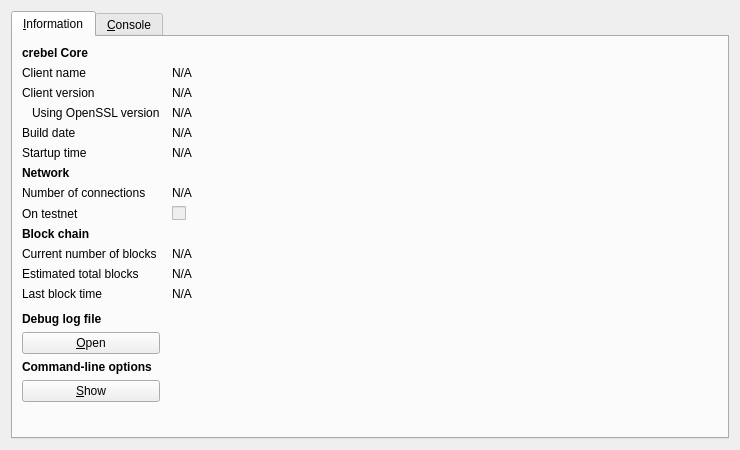
<?xml version="1.0" encoding="UTF-8"?>
<ui version="4.0">
 <class>RPCConsole</class>
 <widget class="QDialog" name="RPCConsole">
  <property name="geometry">
   <rect>
    <x>0</x>
    <y>0</y>
    <width>740</width>
    <height>450</height>
   </rect>
  </property>
  <property name="windowTitle">
   <string>crebel - Debug window</string>
  </property>
  <layout class="QVBoxLayout" name="verticalLayout_2">
   <item>
    <widget class="QTabWidget" name="tabWidget">
     <property name="currentIndex">
      <number>0</number>
     </property>
     <widget class="QWidget" name="tab_info">
      <attribute name="title">
       <string>&amp;Information</string>
      </attribute>
      <layout class="QGridLayout" name="gridLayout" columnstretch="0,1">
       <property name="horizontalSpacing">
        <number>12</number>
       </property>
       <item row="0" column="0">
        <widget class="QLabel" name="label_9">
         <property name="font">
          <font>
           <weight>75</weight>
           <bold>true</bold>
          </font>
         </property>
         <property name="text">
          <string>crebel Core</string>
         </property>
        </widget>
       </item>
       <item row="1" column="0">
        <widget class="QLabel" name="label_5">
         <property name="text">
          <string>Client name</string>
         </property>
        </widget>
       </item>
       <item row="1" column="1">
        <widget class="QLabel" name="clientName">
         <property name="cursor">
          <cursorShape>IBeamCursor</cursorShape>
         </property>
         <property name="text">
          <string>N/A</string>
         </property>
         <property name="textFormat">
          <enum>Qt::PlainText</enum>
         </property>
         <property name="textInteractionFlags">
          <set>Qt::LinksAccessibleByMouse|Qt::TextSelectableByKeyboard|Qt::TextSelectableByMouse</set>
         </property>
        </widget>
       </item>
       <item row="2" column="0">
        <widget class="QLabel" name="label_6">
         <property name="text">
          <string>Client version</string>
         </property>
        </widget>
       </item>
       <item row="2" column="1">
        <widget class="QLabel" name="clientVersion">
         <property name="cursor">
          <cursorShape>IBeamCursor</cursorShape>
         </property>
         <property name="text">
          <string>N/A</string>
         </property>
         <property name="textFormat">
          <enum>Qt::PlainText</enum>
         </property>
         <property name="textInteractionFlags">
          <set>Qt::LinksAccessibleByMouse|Qt::TextSelectableByKeyboard|Qt::TextSelectableByMouse</set>
         </property>
        </widget>
       </item>
       <item row="3" column="0">
        <widget class="QLabel" name="label_14">
         <property name="text">
          <string>Using OpenSSL version</string>
         </property>
         <property name="indent">
          <number>10</number>
         </property>
        </widget>
       </item>
       <item row="3" column="1">
        <widget class="QLabel" name="openSSLVersion">
         <property name="cursor">
          <cursorShape>IBeamCursor</cursorShape>
         </property>
         <property name="text">
          <string>N/A</string>
         </property>
         <property name="textFormat">
          <enum>Qt::PlainText</enum>
         </property>
         <property name="textInteractionFlags">
          <set>Qt::LinksAccessibleByMouse|Qt::TextSelectableByKeyboard|Qt::TextSelectableByMouse</set>
         </property>
        </widget>
       </item>
       <item row="4" column="0">
        <widget class="QLabel" name="label_12">
         <property name="text">
          <string>Build date</string>
         </property>
        </widget>
       </item>
       <item row="4" column="1">
        <widget class="QLabel" name="buildDate">
         <property name="cursor">
          <cursorShape>IBeamCursor</cursorShape>
         </property>
         <property name="text">
          <string>N/A</string>
         </property>
         <property name="textFormat">
          <enum>Qt::PlainText</enum>
         </property>
         <property name="textInteractionFlags">
          <set>Qt::LinksAccessibleByMouse|Qt::TextSelectableByKeyboard|Qt::TextSelectableByMouse</set>
         </property>
        </widget>
       </item>
       <item row="5" column="0">
        <widget class="QLabel" name="label_13">
         <property name="text">
          <string>Startup time</string>
         </property>
        </widget>
       </item>
       <item row="5" column="1">
        <widget class="QLabel" name="startupTime">
         <property name="cursor">
          <cursorShape>IBeamCursor</cursorShape>
         </property>
         <property name="text">
          <string>N/A</string>
         </property>
         <property name="textFormat">
          <enum>Qt::PlainText</enum>
         </property>
         <property name="textInteractionFlags">
          <set>Qt::LinksAccessibleByMouse|Qt::TextSelectableByKeyboard|Qt::TextSelectableByMouse</set>
         </property>
        </widget>
       </item>
       <item row="6" column="0">
        <widget class="QLabel" name="label_11">
         <property name="font">
          <font>
           <weight>75</weight>
           <bold>true</bold>
          </font>
         </property>
         <property name="text">
          <string>Network</string>
         </property>
        </widget>
       </item>
       <item row="7" column="0">
        <widget class="QLabel" name="label_7">
         <property name="text">
          <string>Number of connections</string>
         </property>
        </widget>
       </item>
       <item row="7" column="1">
        <widget class="QLabel" name="numberOfConnections">
         <property name="cursor">
          <cursorShape>IBeamCursor</cursorShape>
         </property>
         <property name="text">
          <string>N/A</string>
         </property>
         <property name="textFormat">
          <enum>Qt::PlainText</enum>
         </property>
         <property name="textInteractionFlags">
          <set>Qt::LinksAccessibleByMouse|Qt::TextSelectableByKeyboard|Qt::TextSelectableByMouse</set>
         </property>
        </widget>
       </item>
       <item row="8" column="0">
        <widget class="QLabel" name="label_8">
         <property name="text">
          <string>On testnet</string>
         </property>
        </widget>
       </item>
       <item row="8" column="1">
        <widget class="QCheckBox" name="isTestNet">
         <property name="enabled">
          <bool>false</bool>
         </property>
         <property name="text">
          <string/>
         </property>
        </widget>
       </item>
       <item row="9" column="0">
        <widget class="QLabel" name="label_10">
         <property name="font">
          <font>
           <weight>75</weight>
           <bold>true</bold>
          </font>
         </property>
         <property name="text">
          <string>Block chain</string>
         </property>
        </widget>
       </item>
       <item row="10" column="0">
        <widget class="QLabel" name="label_3">
         <property name="text">
          <string>Current number of blocks</string>
         </property>
        </widget>
       </item>
       <item row="10" column="1">
        <widget class="QLabel" name="numberOfBlocks">
         <property name="cursor">
          <cursorShape>IBeamCursor</cursorShape>
         </property>
         <property name="text">
          <string>N/A</string>
         </property>
         <property name="textFormat">
          <enum>Qt::PlainText</enum>
         </property>
         <property name="textInteractionFlags">
          <set>Qt::LinksAccessibleByMouse|Qt::TextSelectableByKeyboard|Qt::TextSelectableByMouse</set>
         </property>
        </widget>
       </item>
       <item row="11" column="0">
        <widget class="QLabel" name="label_4">
         <property name="text">
          <string>Estimated total blocks</string>
         </property>
        </widget>
       </item>
       <item row="11" column="1">
        <widget class="QLabel" name="totalBlocks">
         <property name="cursor">
          <cursorShape>IBeamCursor</cursorShape>
         </property>
         <property name="text">
          <string>N/A</string>
         </property>
         <property name="textFormat">
          <enum>Qt::PlainText</enum>
         </property>
         <property name="textInteractionFlags">
          <set>Qt::LinksAccessibleByMouse|Qt::TextSelectableByKeyboard|Qt::TextSelectableByMouse</set>
         </property>
        </widget>
       </item>
       <item row="12" column="0">
        <widget class="QLabel" name="label_2">
         <property name="text">
          <string>Last block time</string>
         </property>
        </widget>
       </item>
       <item row="12" column="1">
        <widget class="QLabel" name="lastBlockTime">
         <property name="cursor">
          <cursorShape>IBeamCursor</cursorShape>
         </property>
         <property name="text">
          <string>N/A</string>
         </property>
         <property name="textFormat">
          <enum>Qt::PlainText</enum>
         </property>
         <property name="textInteractionFlags">
          <set>Qt::LinksAccessibleByMouse|Qt::TextSelectableByKeyboard|Qt::TextSelectableByMouse</set>
         </property>
        </widget>
       </item>
       <item row="13" column="0">
        <spacer name="verticalSpacer_2">
         <property name="orientation">
          <enum>Qt::Vertical</enum>
         </property>
         <property name="sizeHint" stdset="0">
          <size>
           <width>20</width>
           <height>20</height>
          </size>
         </property>
        </spacer>
       </item>
       <item row="14" column="0">
        <widget class="QLabel" name="labelDebugLogfile">
         <property name="font">
          <font>
           <weight>75</weight>
           <bold>true</bold>
          </font>
         </property>
         <property name="text">
          <string>Debug log file</string>
         </property>
        </widget>
       </item>
       <item row="15" column="0">
        <widget class="QPushButton" name="openDebugLogfileButton">
         <property name="toolTip">
          <string>Open the crebel debug log file from the current data directory. This can take a few seconds for large log files.</string>
         </property>
         <property name="text">
          <string>&amp;Open</string>
         </property>
         <property name="autoDefault">
          <bool>false</bool>
         </property>
        </widget>
       </item>
       <item row="16" column="0">
        <widget class="QLabel" name="labelCLOptions">
         <property name="font">
          <font>
           <weight>75</weight>
           <bold>true</bold>
          </font>
         </property>
         <property name="text">
          <string>Command-line options</string>
         </property>
        </widget>
       </item>
       <item row="17" column="0">
        <widget class="QPushButton" name="showCLOptionsButton">
         <property name="toolTip">
          <string>Show the crebel-Qt help message to get a list with possible crebel command-line options.</string>
         </property>
         <property name="text">
          <string>&amp;Show</string>
         </property>
         <property name="autoDefault">
          <bool>false</bool>
         </property>
        </widget>
       </item>
       <item row="18" column="0">
        <spacer name="verticalSpacer">
         <property name="orientation">
          <enum>Qt::Vertical</enum>
         </property>
         <property name="sizeHint" stdset="0">
          <size>
           <width>20</width>
           <height>40</height>
          </size>
         </property>
        </spacer>
       </item>
      </layout>
     </widget>
     <widget class="QWidget" name="tab_console">
      <attribute name="title">
       <string>&amp;Console</string>
      </attribute>
      <layout class="QVBoxLayout" name="verticalLayout_3">
       <property name="spacing">
        <number>3</number>
       </property>
       <item>
        <widget class="QTextEdit" name="messagesWidget">
         <property name="minimumSize">
          <size>
           <width>0</width>
           <height>100</height>
          </size>
         </property>
         <property name="readOnly">
          <bool>true</bool>
         </property>
         <property name="tabKeyNavigation" stdset="0">
          <bool>false</bool>
         </property>
         <property name="columnCount" stdset="0">
          <number>2</number>
         </property>
        </widget>
       </item>
       <item>
        <layout class="QHBoxLayout" name="horizontalLayout">
         <property name="spacing">
          <number>3</number>
         </property>
         <item>
          <widget class="QLabel" name="label">
           <property name="text">
            <string notr="true">&gt;</string>
           </property>
          </widget>
         </item>
         <item>
          <widget class="QLineEdit" name="lineEdit"/>
         </item>
         <item>
          <widget class="QPushButton" name="clearButton">
           <property name="maximumSize">
            <size>
             <width>24</width>
             <height>24</height>
            </size>
           </property>
           <property name="toolTip">
            <string>Clear console</string>
           </property>
           <property name="text">
            <string/>
           </property>
           <property name="icon">
            <iconset resource="../bitcoin.qrc">
             <normaloff>:/icons/remove</normaloff>:/icons/remove</iconset>
           </property>
           <property name="shortcut">
            <string notr="true">Ctrl+L</string>
           </property>
           <property name="autoDefault">
            <bool>false</bool>
           </property>
          </widget>
         </item>
        </layout>
       </item>
      </layout>
     </widget>
    </widget>
   </item>
  </layout>
 </widget>
 <resources>
  <include location="../bitcoin.qrc"/>
 </resources>
 <connections/>
</ui>
